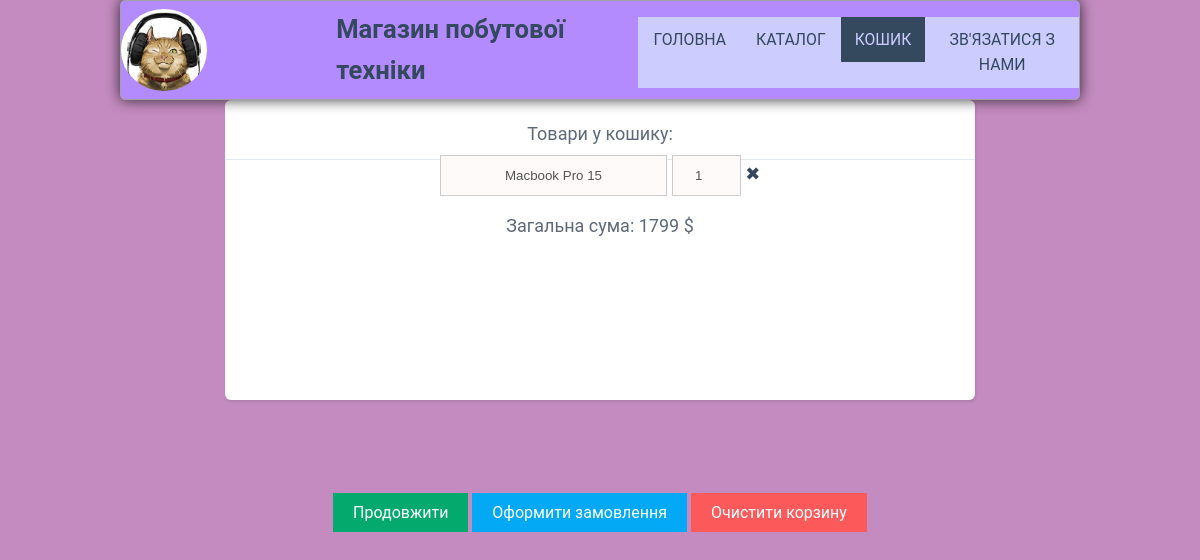
Page /basket (signed in) on the earlier database version.
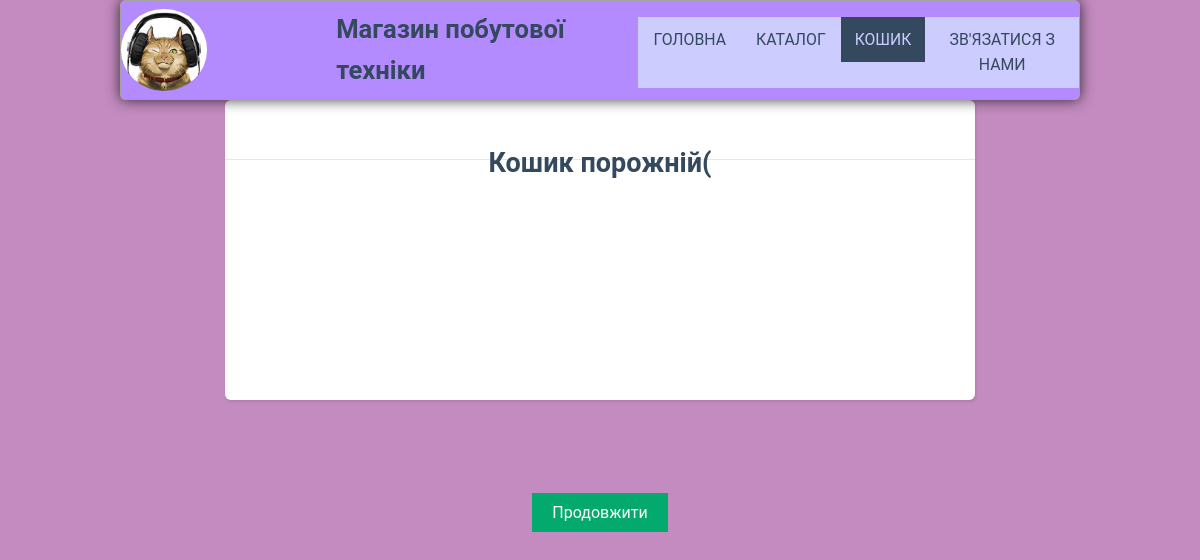
Same page on the later database version.
### shop/models.py (models this page shows)
class BasketProducts(models.Model):
    basket = models.ForeignKey(Basket, on_delete=models.CASCADE)
    product = models.ForeignKey(Product, on_delete=models.CASCADE)
    countOfProducts = models.PositiveIntegerField(default=1)

class Product(models.Model):
    title = models.CharField('title', max_length=255)
    price = models.FloatField(verbose_name='price', null=True)
    img = models.TextField(verbose_name='img', null=True)

### shop/views.py (the view)
# urls.py: path('basket', views.getBasket, name='basket'),
def getBasket(request):
    if 'username' in request.session:
        username = request.session['username']
        user = User.objects.get(username=username)
        basket = Basket.objects.filter(user=user).first()
        basketProducts = BasketProducts.objects.filter(basket=basket)
        totalSum = 0
        for basketProduct in basketProducts:
            totalSum += int(basketProduct.product.price) * int(basketProduct.countOfProducts)
        print('totalSum: ' + str(totalSum))
        return render(request, 'main/basket.html', {'basketProducts': basketProducts, 'totalSum': totalSum})
    else:
        return redirect('login')

### shop/templates/main/basket.html (shortened to what this page needs)
{% load static %}
<!DOCTYPE html>
<html lang="en" xmlns="http://www.w3.org/1999/html">
<head>
    <link rel="stylesheet" href="{% static 'main/css/contact_style.css' %}">
    <link rel="stylesheet" href="{% static 'main/css/basket_style.css' %}">
</head>
<body>
<div style=".flex-container">
    <div class="header">
        <a href="html/first.html"><img class="logo" src="{% static 'main/img/logo.png' %}" alt="Logotype!!!"></a>
        <h1 class="logoName"><a href="#">Магазин побутової техніки</a></h1>
        <ul class="main-nav">
            <li><a id="index" href="{% url 'main' %}">Головна</a></li>
            <li><a href="{% url 'catalog' %}" style="">Каталог</a></li>
            <li>
                <div class="dropdown">
                    <a class="dropbtn" style="background-color: #34495e; color: #ccccff;"> Кошик
                    </a>
                </div>
            </li>
            <li><a href="{% url 'contactUs' %}">Зв'язатися з нами</a></li>
        </ul>
    </div>
    {% if  totalSum != 0 %}
      <div class="shopping-cart" style="text-align: center">
        <div id="shopping-cart" class="shopping-cart1">
            <div class="title" style="text-align: center; top: 60px;">
                Товари у кошику:<br>
                {% for basketProduct in basketProducts %}
                <input type="text" style="width: 33%;" name="title" id="title" value="{{basketProduct.product.title}}"
                       disabled>
                <input type="number" style="width: 10%;" id="count" name="count"
                       value="{{basketProduct.countOfProducts}}" disabled>
                <a class="delete-btn1"
                   href="{% url 'deleteProductFromBasket' title=basketProduct.product.title %}">&#10006</a><br>
                {% endfor %}
                Загальна сума: {{totalSum}} $<br>
            </div>
        </div>
    </div>
     <div style="text-align: center; top: 400px">
        <form>
            <a class="continue" href="{% url 'catalog' %}">Продовжити</a>
            <a class="continue" style="background-color: #03A9F4" href="{% url 'orderPage' %}">Оформити замовлення</a>
            <a class="continue" style="background-color: #fc5a5a" href="{% url 'deleteBasket' %}" id="clear_cart">Очистити корзину</a>
        </form>
    </div>
    {% else %}
    <div class="shopping-cart" style="text-align: center">
        <div id="shopping-cart1" class="shopping-cart1">
            <div class="title" style="text-align: center; top: 60px;">
                <h2>Кошик порожній(</h2>
            </div>
        </div>
    </div>
     <div style="text-align: center; top: 400px">
        <form>
            <a class="continue" href="{% url 'catalog' %}">Продовжити</a>
        </form>
    </div>
     {% endif %}
</div>
</body>
</html>

Differences in the rows shown:
removed BasketProducts: title "Macbook Pro 15", count "1"
Other differences:
{{ totalSum }}: "1799" → (not shown)
text no longer shown: "Товари у кошику: Загальна сума: $ Оформити замовлення Очистити корзину"
text now shown: "Кошик порожній("
